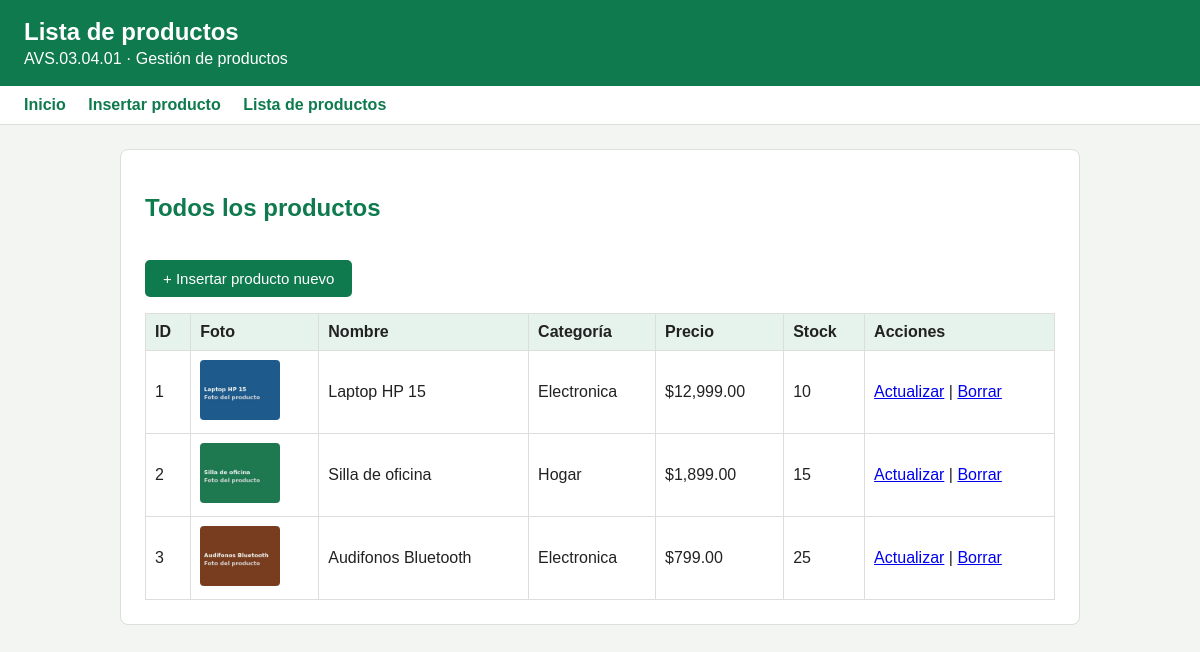
Page /productoLista.php on the committed database.
### tables this page shows
CREATE TABLE IF NOT EXISTS productos (
  id_producto INT(11) NOT NULL AUTO_INCREMENT,
  nombre VARCHAR(30) NOT NULL,
  precio DOUBLE NOT NULL,
  stock INT(100) NOT NULL,
  foto_p VARCHAR(100) DEFAULT NULL,
  categoria_id INT(11) NOT NULL,
  PRIMARY KEY (id_producto),
  CONSTRAINT fk_producto_categoria
    FOREIGN KEY (categoria_id) REFERENCES categorias (id_categoria)
    ON DELETE RESTRICT
    ON UPDATE CASCADE
);

CREATE TABLE IF NOT EXISTS categorias (
  id_categoria INT(8) NOT NULL AUTO_INCREMENT,
  descripcion VARCHAR(30) NOT NULL,
  PRIMARY KEY (id_categoria)
);

### Producto.php (called while the page is built, shortened)
<?php
class Producto
{
    private $pdo;
    public function __construct($pdo)
    {
        $this->pdo = $pdo;
    }
    public function listar()
    {
        $sql = "SELECT p.id_producto, p.nombre, p.precio, p.stock,
                       p.foto_p, p.categoria_id, c.descripcion AS categoria
                FROM productos p
                INNER JOIN categorias c ON p.categoria_id = c.id_categoria
                ORDER BY p.id_producto ASC";
        $stmt = $this->pdo->query($sql);
        return $stmt->fetchAll(PDO::FETCH_ASSOC);
    }
}

### productoLista.php (the view, shortened to what this page needs)
<?php
require_once 'conexion.php';
require_once 'Producto.php';
$producto = new Producto($pdo);
$productos = $producto->listar();
?>
<!DOCTYPE html>
<html lang="es">
<head>
    <link rel="stylesheet" href="css/estilos.css">
</head>
<body>
<header>
    <h1>Lista de productos</h1>
    <p>AVS.03.04.01 &middot; Gestión de productos</p>
</header>
<nav>
    <a href="index.php">Inicio</a>
    <a href="productoInsertar.php">Insertar producto</a>
    <a href="productoLista.php">Lista de productos</a>
</nav>
<main>
    <h2>Todos los productos</h2>
    <p><a class="boton" href="productoInsertar.php">+ Insertar producto nuevo</a></p>
    <?php if (empty($productos)): ?>
        <p>Todavía no hay productos registrados.</p>
    <?php else: ?>
        <table>
            <thead>
                <tr>
                    <th>ID</th>
                    <th>Foto</th>
                    <th>Nombre</th>
                    <th>Categoría</th>
                    <th>Precio</th>
                    <th>Stock</th>
                    <th>Acciones</th>
                </tr>
            </thead>
            <tbody>
                <?php foreach ($productos as $p): ?>
                    <tr>
                        <td><?php echo $p['id_producto']; ?></td>
                        <td>
                            <?php if (!empty($p['foto_p'])): ?>
                                <img class="foto" src="imagenes/<?php echo htmlspecialchars($p['foto_p']); ?>"
                                     alt="<?php echo htmlspecialchars($p['nombre']); ?>">
                            <?php else: ?>
                                Sin foto
                            <?php endif; ?>
                        </td>
                        <td><?php echo htmlspecialchars($p['nombre']); ?></td>
                        <td><?php echo htmlspecialchars($p['categoria']); ?></td>
                        <td>$<?php echo number_format($p['precio'], 2); ?></td>
                        <td><?php echo $p['stock']; ?></td>
                        <td>
                            <a href="productoActualizar.php?id=<?php echo $p['id_producto']; ?>">Actualizar</a>
                            |
                            <a href="productoCont.php?accion=eliminar&amp;id=<?php echo $p['id_producto']; ?>"
                               onclick="return confirm('¿Seguro que quieres borrar este producto?');">Borrar</a>
                        </td>
                    </tr>
                <?php endforeach; ?>
            </tbody>
        </table>
    <?php endif; ?>
</main>
</body>
</html>

### css/estilos.css (style rules this page uses)
* { box-sizing: border-box; }
body { font-family: Arial, Helvetica, sans-serif; background: #f2f5f2; color: #222; margin: 0; }
header { background: #0f7a4d; color: #fff; padding: 18px 24px; }
header h1 { margin: 0 0 4px; font-size: 24px; }
header p { margin: 0; }
nav { background: #fff; border-bottom: 1px solid #ddd; padding: 10px 24px; }
nav a { color: #0f7a4d; font-weight: bold; margin-right: 18px; text-decoration: none; }
main { max-width: 960px; margin: 24px auto; background: #fff; padding: 24px; border: 1px solid #ddd; border-radius: 8px; }
h2 { color: #0f7a4d; }
button, .boton { display: inline-block; background: #0f7a4d; color: #fff; border: none; padding: 10px 18px; margin-top: 18px; border-radius: 5px; font-size: 15px; cursor: pointer; text-decoration: none; }
table { width: 100%; border-collapse: collapse; margin-top: 16px; }
th, td { border: 1px solid #ddd; padding: 9px; text-align: left; vertical-align: middle; }
th { background: #e6f2ec; }
img.foto { width: 80px; height: 60px; object-fit: cover; border-radius: 4px; }

### rows in the picture
productos: id_producto "1", foto_p (picture), nombre "Laptop HP 15", categoria.descripcion "Electronica", precio "12,999.00", stock "10"
productos: id_producto "2", foto_p (picture), nombre "Silla de oficina", categoria.descripcion "Hogar", precio "1,899.00", stock "15"
productos: id_producto "3", foto_p (picture), nombre "Audifonos Bluetooth", categoria.descripcion "Electronica", precio "799.00", stock "25"
